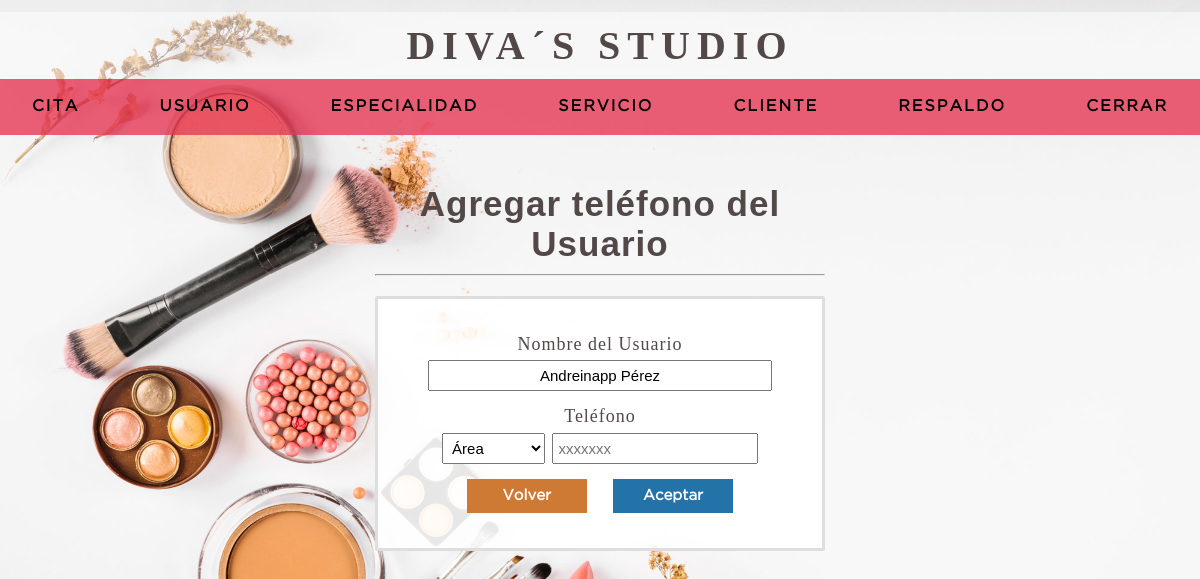
The app's page /agregar-telf_usuario.php?ci=V-1111111 (signed in), older data.
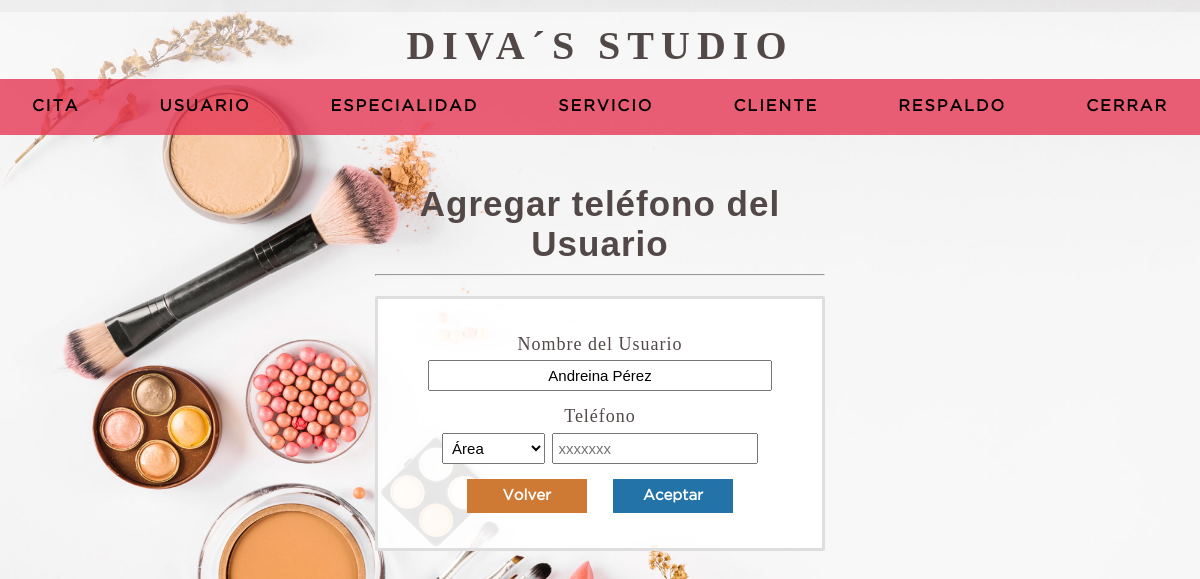
The same page, newer data.
### tables this page shows
CREATE TABLE `usuario` (
  `ci_usuario` varchar(20) NOT NULL,
  `nombreu` varchar(50) NOT NULL,
  `apellidou` varchar(50) NOT NULL,
  `usuario` varchar(30) NOT NULL,
  `clave` varchar(50) NOT NULL,
  `codgenero` int(11) NOT NULL,
  `idrol` int(11) NOT NULL,
  `direccion` varchar(200) NOT NULL,
  `fechaingreso` timestamp NOT NULL DEFAULT current_timestamp(),
  `estatus` int(1) NOT NULL DEFAULT 1,
  PRIMARY KEY (`ci_usuario`) USING BTREE,
  KEY `idrol` (`idrol`),
  KEY `codgenero` (`codgenero`),
  CONSTRAINT `usuario-genero` FOREIGN KEY (`codgenero`) REFERENCES `genero` (`codgenero`) ON DELETE CASCADE ON UPDATE CASCADE,
  CONSTRAINT `usuario-rol` FOREIGN KEY (`idrol`) REFERENCES `rol` (`idrol`) ON DELETE CASCADE ON UPDATE CASCADE
);

### agregar-telf_usuario.php (the view, shortened to what this page needs)
<?php
include 'includes/conexion.php';
	if(empty($_REQUEST['ci']) ){
		header('location:listado_usuario.php');
	}else{
		$ci_usuario = $_REQUEST['ci'];
		$sql =mysqli_query($conexion, "SELECT u.ci_usuario, u.nombreu, u.apellidou
									FROM usuario u
									WHERE u.ci_usuario = '$ci_usuario' ");
		while ($data = mysqli_fetch_array($sql)){
			$nombreu = $data['nombreu'];
			$apellidou = $data['apellidou'];
		}
	}
?>
<html lang="en">
	<head>
		<?php include "includes/scripts.php";?>
	</head>
	<body>
		<?php include "includes/headeruser.php";?>
		<section class="container">
			<div class="register">
				<h2>Agregar teléfono del Usuario</h2>
				<hr>
				<form action="" method="post">
					<label for ="nombre">Nombre del Usuario</label>
					<input type="text" name="nombre" class="textcenter" value="<?php echo $nombreu . ' ' . $apellidou ?>" readonly>
					<label for ="idarea">Teléfono</label>
					<select name="idarea" id="idarea" class="wd30">
					<option value="" selected>Área</option>
					</select>
					<input type="tel" name="telefono_usuario" class="wd60" id="telefono_usuario" pattern="[0-9]{7}" placeholder="xxxxxxx" required>
					<a href="listado-telefono_usuario.php?ci=<?php echo $ci_usuario?>" class="btn_cancel volver"> Volver</a>
					<input type="submit" class="btn_cancel" value="Aceptar" >
				</form>
			</div>
		</section>
	</body>
</html>

Row changes from the older to the newer data that the page shows:
changed usuario: nombre "Andreinapp Pérez" → "Andreina Pérez"
